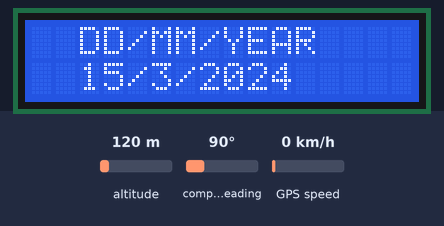
Bench run of a sketch on a simulated ESP8266 (NodeMCU). Shown: 16×2 character LCD. The inputs (shaded band) are chosen by the test bench; at power-on: altitude 120 m, compass heading 90°, GPS speed 0 km/h. The GPS gets a fix after 3 s at 37.7749, -122.4194 with 8 satellites; what the sketch prints to the serial monitor is not drawn.

Above: at 0.2 s.
At 4.2 s:
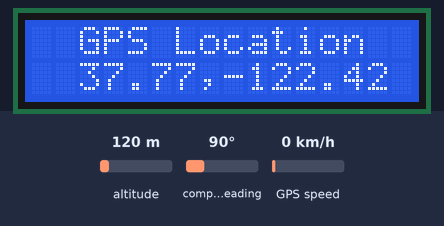

Measured:
- what the display in image 1 shows lasts 2.0 s, from 4.2 s to 6.2 s

The sketch:

ESP8266_Neo-6m.ino
```cpp
#include <TinyGPS++.h>
#include <SoftwareSerial.h>
#include <ESP8266WiFi.h>
#include <LiquidCrystal_I2C.h>
LiquidCrystal_I2C lcd(0x27, 16, 2);
TinyGPSPlus gps;            // The TinyGPS++ object
SoftwareSerial ss(12, 14);  // The serial connection to the GPS device
float latitude, longitude;
int year, month, date, hour, minute, second;
String date_str, time_str, lat_str, lng_str;
int pm;

void setup() {
  Serial.begin(115200);
  ss.begin(9600);
  lcd.init();
  lcd.backlight();
  lcd.setCursor(0, 0);
  lcd.print("  Welcome To");
  lcd.setCursor(0, 1);
  lcd.print("JustDoElectronic");
}


void loop() {
  while (ss.available() > 0)    //while data is available
    if (gps.encode(ss.read()))  //read gps data
    {
      if (gps.location.isValid())  //check whether gps location is valid
      {
        latitude = gps.location.lat();
        lat_str = String(latitude, 6);  // latitude location is stored in a string
        longitude = gps.location.lng();
        lng_str = String(longitude, 6);  //longitude location is stored in a string
        Serial.print(gps.location.lat());
        Serial.print(",");
        Serial.println(gps.location.lng());
        lcd.clear();
        lcd.setCursor(0, 0);
        lcd.print("  GPS Location ");
        lcd.setCursor(2, 1);
        lcd.print(gps.location.lat());
        lcd.print(",");
        lcd.print(gps.location.lng());
        delay(2000);
      }
      if (gps.date.isValid())  //check whether gps date is valid
      {
        date_str = "";
        date = gps.date.day();
        month = gps.date.month();
        year = gps.date.year();
        Serial.print(gps.date.day());
        Serial.print("/");
        Serial.print(gps.date.month());
        Serial.print("/");
        Serial.println(gps.date.year());
        lcd.clear();
        lcd.setCursor(0, 0);
        lcd.print("  DD/MM/YEAR");
        lcd.setCursor(2, 1);
        lcd.print(gps.date.day());
        lcd.print("/");
        lcd.print(gps.date.month());
        lcd.print("/");
        lcd.print(gps.date.year());
        delay(2000);
      }
      if (gps.time.isValid())  //check whether gps time is valid
      {
        time_str = "";
        hour = gps.time.hour();
        minute = gps.time.minute();
        second = gps.time.second();
      }
    }
}
```
